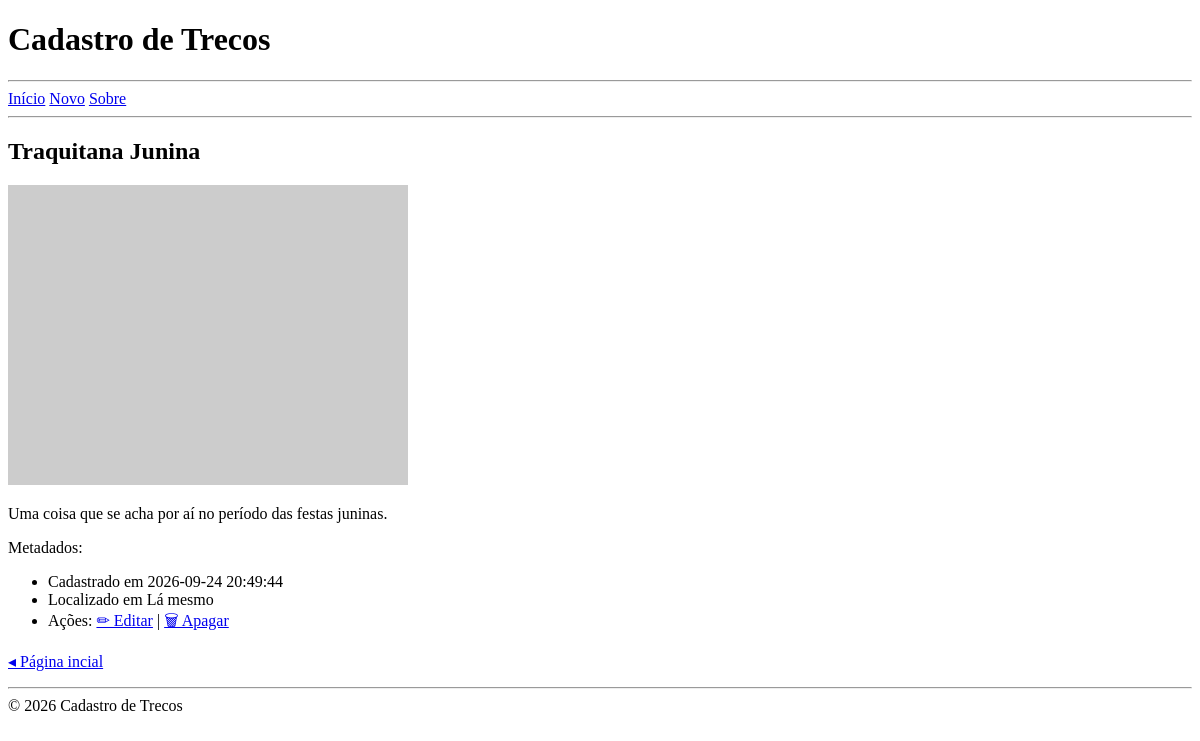
Page /view/1 on the earlier database version.
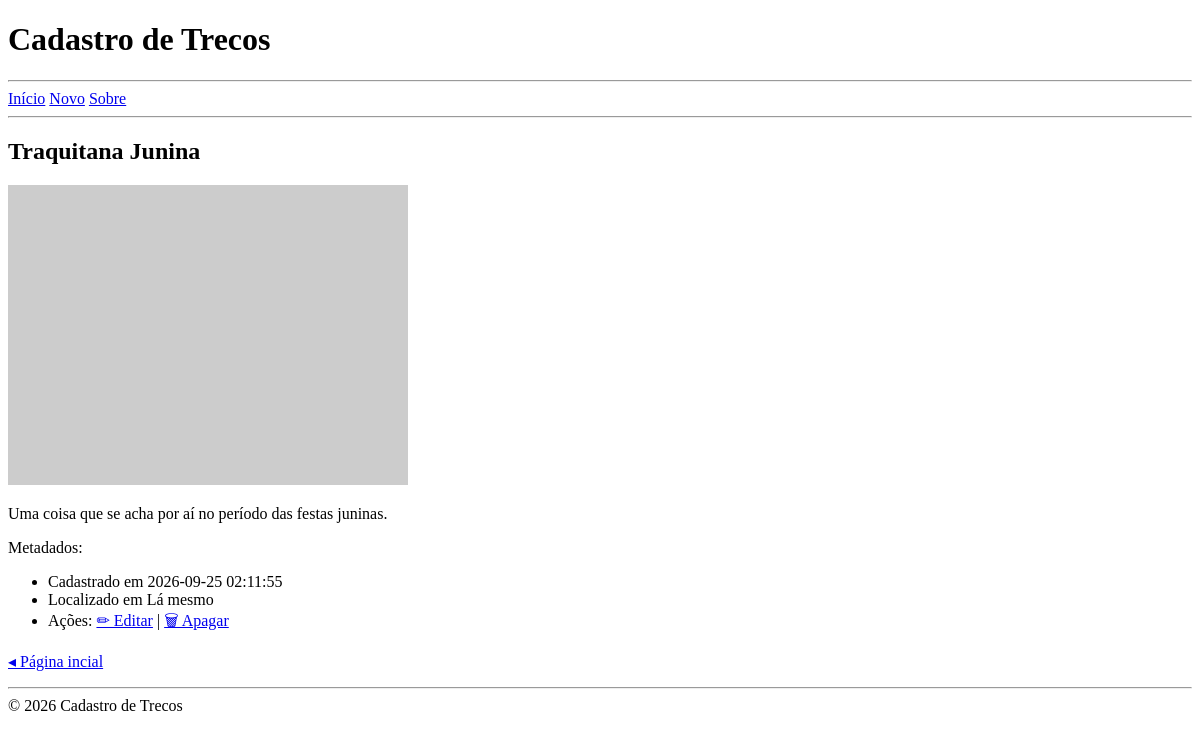
Same page on the later database version.
### tables this page shows
CREATE TABLE thing (
    id INTEGER PRIMARY KEY AUTOINCREMENT,
    created_at TEXT DEFAULT CURRENT_TIMESTAMP,
    name TEXT,
	description TEXT,
    location TEXT, 
	photo TEXT,
	status TEXT CHECK (status IN ('on', 'off', 'del')) DEFAULT 'on'
);

### app.py (the view)
@app.route('/view/<int:thing_id>')
def view(thing_id):
    with sqlite3.connect('database.db') as conn:
        conn.row_factory = sqlite3.Row
        content = conn.execute("""
            SELECT *
            FROM thing
                WHERE status = 'on'
                AND id = ?
                ORDER BY created_at
        """, (thing_id,)).fetchone()
    if content is None:
        abort(404)
    return render_template(
        "view.html",
        content=content
    )

### templates/view.html (shortened to what this page needs)
{% extends '_base.html' %}
{% block main %}
<h2>{{ content.name }}</h2>
<p><img src="{{ content.photo }}" alt="{{ content.name }}"></p>
<p>{{ content.description }}</p>
Metadados:
<ul>
    <li>Cadastrado em {{ content.created_at }}</li>
    <li>Localizado em {{ content.location }}</li>
    <li>Ações: <a href="{{ url_for('edit', thing_id=content.id )}}">✏ Editar</a> | <a href="#delete">🗑 Apagar</a></a></li>
</ul>
<p><a href="{{ url_for('index') }}">◂ Página incial</a></p>
{% endblock %}

### templates/_base.html (shortened to what this page needs)
<!DOCTYPE html>
<html lang="pt-BR">
<head>
</head>
<body>
    <header>
        <h1>Cadastro de Trecos</h1>
    </header>
    <hr>
    <nav>
        <a href="{{ url_for('index') }}">Início</a>
        <a href="{{ url_for('new_thing') }}">Novo</a>
        <a href="{{ url_for('about') }}">Sobre</a>
    </nav>
    <hr>
    <main>
        {% block main %}{% endblock %}
    </main>
    <hr>
    <footer>&copy; 2026 Cadastro de Trecos</footer>
</body>
</html>

Differences in the rows shown:
changed thing "Traquitana Junina": created_at "2026-09-24 20:49:44" → "2026-09-25 02:11:55"
